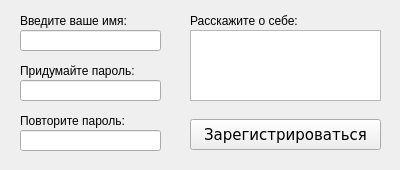
<?xml version="1.0" encoding="UTF-8"?>
<ui version="4.0">
 <class>Form</class>
 <widget class="QWidget" name="Form">
  <property name="geometry">
   <rect>
    <x>0</x>
    <y>0</y>
    <width>400</width>
    <height>170</height>
   </rect>
  </property>
  <property name="windowTitle">
   <string>Регистрация</string>
  </property>
  <widget class="QTextEdit" name="description">
   <property name="geometry">
    <rect>
     <x>190</x>
     <y>30</y>
     <width>191</width>
     <height>71</height>
    </rect>
   </property>
  </widget>
  <widget class="QLabel" name="label">
   <property name="geometry">
    <rect>
     <x>20</x>
     <y>10</y>
     <width>111</width>
     <height>21</height>
    </rect>
   </property>
   <property name="text">
    <string>Введите ваше имя:</string>
   </property>
  </widget>
  <widget class="QLineEdit" name="name_line">
   <property name="geometry">
    <rect>
     <x>20</x>
     <y>30</y>
     <width>141</width>
     <height>21</height>
    </rect>
   </property>
  </widget>
  <widget class="QLineEdit" name="password_line">
   <property name="geometry">
    <rect>
     <x>20</x>
     <y>80</y>
     <width>141</width>
     <height>21</height>
    </rect>
   </property>
  </widget>
  <widget class="QLineEdit" name="try_line">
   <property name="geometry">
    <rect>
     <x>20</x>
     <y>130</y>
     <width>141</width>
     <height>21</height>
    </rect>
   </property>
  </widget>
  <widget class="QPushButton" name="register_btn">
   <property name="geometry">
    <rect>
     <x>190</x>
     <y>119</y>
     <width>191</width>
     <height>31</height>
    </rect>
   </property>
   <property name="font">
    <font>
     <family>Verdana</family>
     <pointsize>11</pointsize>
    </font>
   </property>
   <property name="text">
    <string>Зарегистрироваться</string>
   </property>
  </widget>
  <widget class="QLabel" name="label_2">
   <property name="geometry">
    <rect>
     <x>190</x>
     <y>10</y>
     <width>111</width>
     <height>21</height>
    </rect>
   </property>
   <property name="text">
    <string>Расскажите о себе:</string>
   </property>
  </widget>
  <widget class="QLabel" name="label_3">
   <property name="geometry">
    <rect>
     <x>20</x>
     <y>60</y>
     <width>121</width>
     <height>21</height>
    </rect>
   </property>
   <property name="text">
    <string>Придумайте пароль:</string>
   </property>
  </widget>
  <widget class="QLabel" name="label_4">
   <property name="geometry">
    <rect>
     <x>20</x>
     <y>110</y>
     <width>121</width>
     <height>21</height>
    </rect>
   </property>
   <property name="text">
    <string>Повторите пароль:</string>
   </property>
  </widget>
 </widget>
 <resources/>
 <connections/>
</ui>
